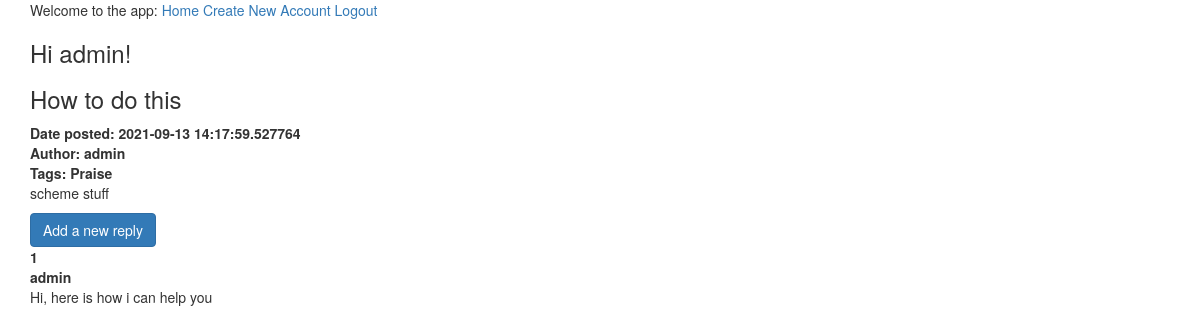
Page /postpage/1 (signed in) on the committed database.
### schemeinterp/models.py (models this page shows, shortened)
class User(db.Model, UserMixin):
    id = db.Column(db.Integer, primary_key=True)
    username = db.Column(db.String(50), unique=True)
    password = db.Column(db.String(256))
    email = db.Column(db.String(120), index=True, unique=True)
    date_created = db.Column(db.DateTime, default=datetime.now())
    posts = db.relationship(
        "Post", backref="user", lazy="joined"
    )  # ONE TO MANY relship
    replies = db.relationship("Reply", backref="user", lazy="joined")
    tags = db.relationship("Tag", backref="user", lazy="joined")  # ONE TO MANY relship

class Post(db.Model):
    id = db.Column(db.Integer, primary_key=True)
    name = db.Column(db.String(256))
    description = db.Column(db.String(256))
    tdate = db.Column(db.DateTime)
    user_id = db.Column(db.Integer, db.ForeignKey("user.id"))
    tags = db.relationship("Tag", backref="posts", lazy=True)
    replies = db.relationship("Reply", backref="reply", lazy=True)

class Tag(db.Model):
    id = db.Column(db.Integer, primary_key=True)
    name = db.Column(db.String(256))
    user_id = db.Column(
        db.Integer, db.ForeignKey("user.id")
    )  # Which user did this tag belong to?
    post_id = db.Column(db.Integer, db.ForeignKey("post.id"))

class Reply(db.Model):
    id = db.Column(db.Integer, primary_key=True)
    reply_content = db.Column(db.String(500))
    post_id = db.Column(db.Integer, db.ForeignKey("post.id"))
    user_id = db.Column(db.Integer, db.ForeignKey("user.id"))

### schemeinterp/views.py (the view)
@app.route("/postpage/<int:post_id>", methods=["GET"])
@login_required
def viewpost(post_id):
    post = Post.query.filter_by(id=post_id).first()
    user = User.query.filter_by(id=post.user_id).first().username
    user_replies = []
    for i in range(len(post.replies)):
        user_replies.append(
            User.query.filter_by(id=post.replies[i].user_id).first().username
        )
    return render_template(
        "postpage.html", post=post, username=user, user_replies=user_replies
    )

### schemeinterp/models.py (called while the page is built)
@login.user_loader
def load_user(user_id):
    return User.query.get(int(user_id))

### schemeinterp/templates/postpage.html
{% extends "template.html" %}
{% block content %}
<div class="container">
  {% if current_user.is_authenticated %}
    <h3>Hi {{ current_user.username }}!</h3>
  {% endif %}
  <h3>{{post.name}}</h3>
  <table>
    <tr>
      <th>Date posted: {{post.tdate}}</th>
    </tr>
    <tr>
      <th>Author: {{username}}</th>
    </tr>
    <tr>
      <th>Tags:
         {% for tag in post.tags %}
         {{tag.name}}
         {% endfor %}
      </th>
    </tr>
  </table>
  <p>{{post.description}}</p>
  {% for reply in range(post.replies|length) %}
    <table>
      <tr>
        <th>{{reply + 1}}</th>
      </tr>
      <tr>
        <th>{{user_replies[reply]}}</th>
      </tr>
      <tr>
        <td>{{post.replies[reply].reply_content}}</td>
      </tr>
  {% endfor %}
  <form action="/replyform/{{post.id}}">
  <input type="Submit" value="Add a new reply" class="btn btn-primary" >
  </form>
{% endblock %}

### rows in the picture
User: username "admin", username "admin"
Post: name "How to do this", tdate "2021-09-13 14:17:59.527764", description "scheme stuff"
Tag: name "Praise"
Reply: reply_content "Hi, here is how i can help you"

### other values in the picture
{{ reply + 1 }} "1"
